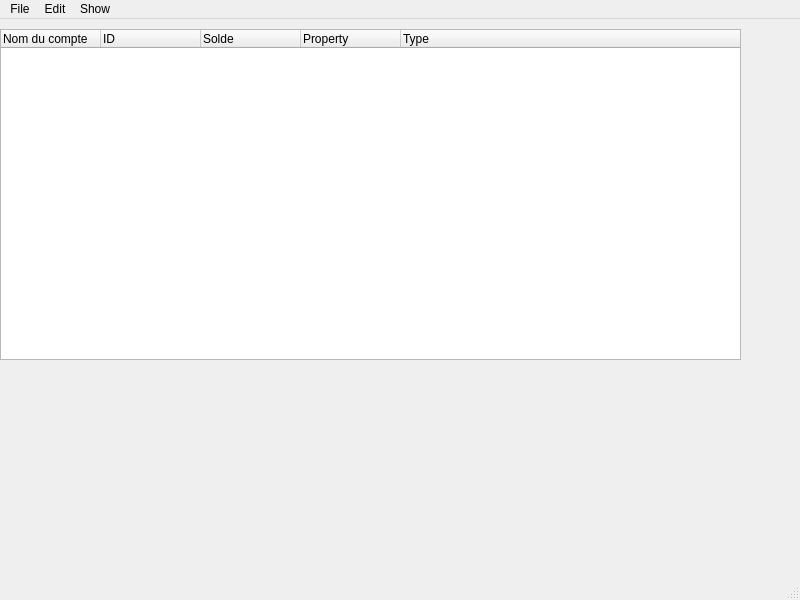
<?xml version="1.0" encoding="UTF-8"?>
<ui version="4.0">
 <class>MainWindow</class>
 <widget class="QMainWindow" name="MainWindow">
  <property name="geometry">
   <rect>
    <x>0</x>
    <y>0</y>
    <width>800</width>
    <height>600</height>
   </rect>
  </property>
  <property name="windowTitle">
   <string>MainWindow</string>
  </property>
  <widget class="QWidget" name="centralwidget">
   <widget class="QTreeWidget" name="treeWidget">
    <property name="geometry">
     <rect>
      <x>0</x>
      <y>10</y>
      <width>741</width>
      <height>331</height>
     </rect>
    </property>
    <column>
     <property name="text">
      <string>Nom du compte</string>
     </property>
    </column>
    <column>
     <property name="text">
      <string>ID</string>
     </property>
    </column>
    <column>
     <property name="text">
      <string>Solde</string>
     </property>
    </column>
    <column>
     <property name="text">
      <string>Property</string>
     </property>
    </column>
    <column>
     <property name="text">
      <string>Type</string>
     </property>
    </column>
   </widget>
  </widget>
  <widget class="QMenuBar" name="menubar">
   <property name="geometry">
    <rect>
     <x>0</x>
     <y>0</y>
     <width>800</width>
     <height>26</height>
    </rect>
   </property>
   <widget class="QMenu" name="menuFile">
    <property name="title">
     <string>File</string>
    </property>
    <widget class="QMenu" name="menuGenerate_PDF">
     <property name="title">
      <string>Generate PDF</string>
     </property>
     <addaction name="actionFor_transferts"/>
     <addaction name="actionTransferts_for_one_account"/>
     <addaction name="actionTransferts_par_Rapprochement"/>
    </widget>
    <addaction name="actionNew"/>
    <addaction name="actionOpen"/>
    <addaction name="actionSave_as"/>
    <addaction name="separator"/>
    <addaction name="menuGenerate_PDF"/>
   </widget>
   <widget class="QMenu" name="menuEdit">
    <property name="title">
     <string>Edit</string>
    </property>
    <addaction name="actionAdd_account"/>
    <addaction name="actionDelete_Account"/>
    <addaction name="actionAdd_Transation"/>
    <addaction name="separator"/>
    <addaction name="actionClosure"/>
    <addaction name="actionRapprochement"/>
   </widget>
   <widget class="QMenu" name="menuShow">
    <property name="title">
     <string>Show</string>
    </property>
    <addaction name="actionShow_all_transation"/>
   </widget>
   <addaction name="menuFile"/>
   <addaction name="menuEdit"/>
   <addaction name="menuShow"/>
  </widget>
  <widget class="QStatusBar" name="statusbar"/>
  <action name="actionNew">
   <property name="text">
    <string>New Window...</string>
   </property>
   <property name="toolTip">
    <string>New</string>
   </property>
  </action>
  <action name="actionOpen">
   <property name="text">
    <string>Open...</string>
   </property>
  </action>
  <action name="actionSave_as">
   <property name="text">
    <string>Save as...</string>
   </property>
  </action>
  <action name="actionAdd_account">
   <property name="text">
    <string>Add account...</string>
   </property>
  </action>
  <action name="actionDelete_Account">
   <property name="text">
    <string>Delete account</string>
   </property>
  </action>
  <action name="actionOpen_preset_File">
   <property name="text">
    <string>Open preset File</string>
   </property>
  </action>
  <action name="actionAdd_Transation">
   <property name="text">
    <string>Add Transation</string>
   </property>
  </action>
  <action name="actionClosure">
   <property name="text">
    <string>Cloture</string>
   </property>
  </action>
  <action name="actionShow_all_transation">
   <property name="text">
    <string>Show all transation</string>
   </property>
  </action>
  <action name="actionFor_transferts">
   <property name="text">
    <string>Transferts for all accounts</string>
   </property>
  </action>
  <action name="actionTransferts_for_one_account">
   <property name="text">
    <string>Transferts for one account</string>
   </property>
  </action>
  <action name="actionRapprochement">
   <property name="text">
    <string>Rapprochement</string>
   </property>
  </action>
  <action name="actionTransferts_par_Rapprochement">
   <property name="text">
    <string>Transferts par Rapprochement</string>
   </property>
  </action>
 </widget>
 <resources/>
 <connections/>
</ui>
